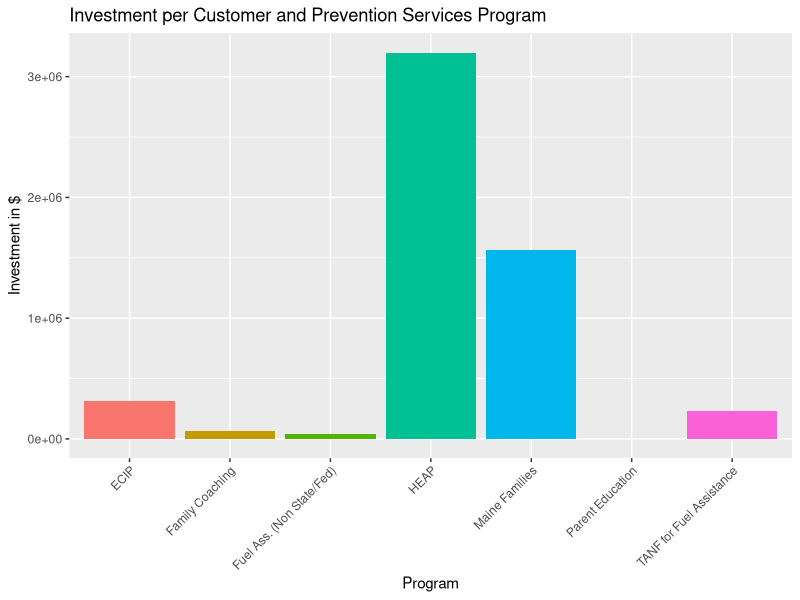
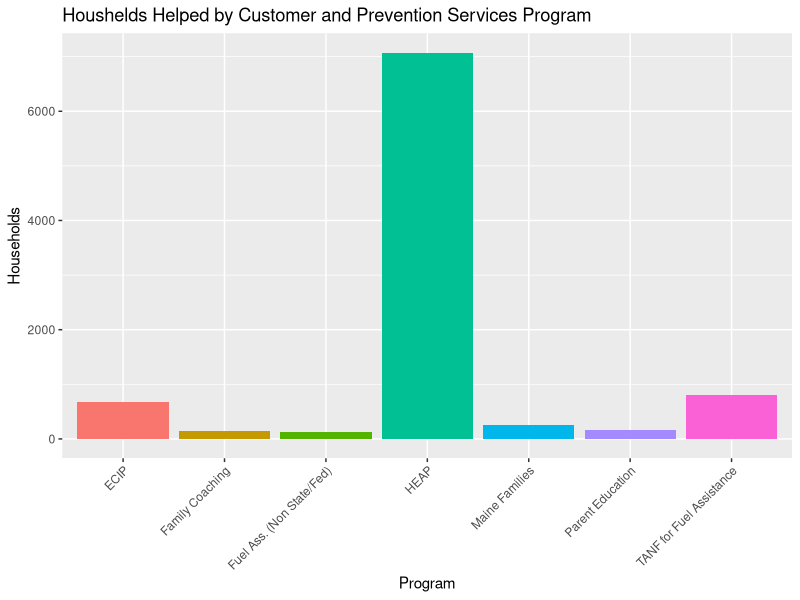
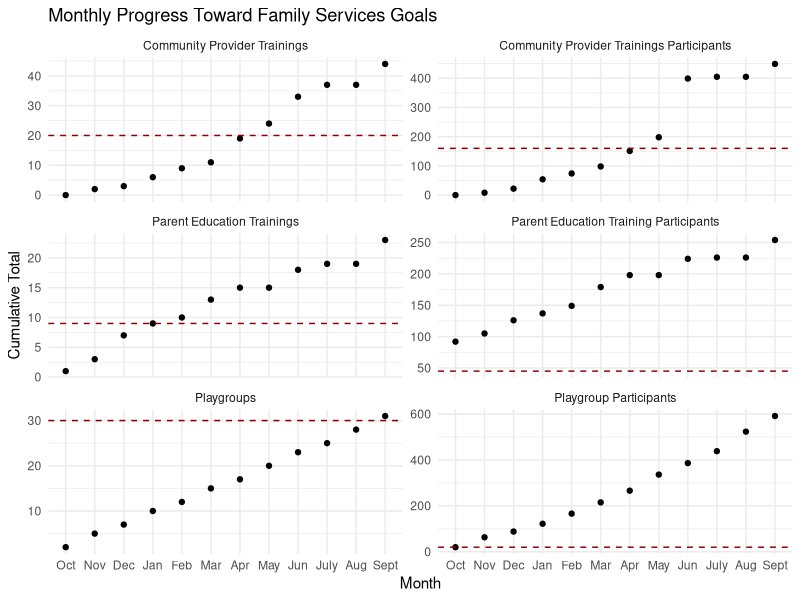

R code for these plots, in order:
## ---- chunk 1
library(tidyverse)
library(broom)
library(readxl)
library(dplyr)
library(tidyr)
## ---- chunk 2
sept_kpis <- read_excel("../data/FY24 Sept KPIs - Total Agency.xlsx")
town_campaign <- read_excel("../data/FY24 Town Campaign Data.xlsx", sheet = 1, col_names = FALSE)
## ---- chunk 3
glimpse(sept_kpis)
glimpse(town_campaign)

## ---- chunk 4
#Department Column for kpis
sept_kpis <- sept_kpis |>
  rename("Department" = "Children's Services") 

sept_kpis[1, "Department"] <- "Children's Services"

sept_kpis <- sept_kpis |>
  fill(Department, .direction = "down")

#Program Column for kpis
sept_kpis <- sept_kpis |>
  rename("Program" = "...2") 

sept_kpis[1, "Program"] <- "Children's Services"
sept_kpis[24, "Program"] <- "Housing Services"
sept_kpis[82, "Program"] <- "Development"
sept_kpis[90, "Program"] <- "CCFC"
sept_kpis[103, "Program"] <- "Asset Management"
sept_kpis[107, "Program"] <- "Property Management"
sept_kpis[110, "Program"] <- "Finance"
sept_kpis[140, "Program"] <- "Human Resources"
sept_kpis[142, "Program"] <- "Open Positions"
sept_kpis[157, "Program"] <- "Time to Hire"
sept_kpis[172, "Program"] <- "Head Count"
sept_kpis[187, "Program"] <- "Turnover Rate"

sept_kpis <- sept_kpis |>
  fill(Program, .direction = "down")

sept_kpis <- sept_kpis[, -c(18, 19)]

## ---- chunk 5
town_campaign_cps <- town_campaign |>
  select(...1,...2,...3,...4,...5,...6,...7,...8,...9,...24,...25,...26,...27,...28, ...29)

town_campaign_cps <- town_campaign_cps |>
  rename(town = ...1, tanf_fuelass_households = ...2, tanf_fuelass_investment = ...3, fuelass_households = ...4, fuelass_investment = ...5, heap_households = ...6, heap_investment = ...7, ecip_households = ...8, ecip_investment = ...9,  family_coaching_households = ...24, family_coaching_investment = ...25, maine_families_households = ...26, maine_families_investment = ...27, parent_education_households = ...28, parent_education_investment = ...29 )

town_campaign_cps <- town_campaign_cps[-c(1, 2, 3, 4, 5, 6, 7, 8, 9), ]

town_campaign_cps <- town_campaign_cps[!apply(town_campaign_cps[, -1], 1, function(x) all(is.na(x))), ]
town_campaign_cps[, -1] <- lapply(town_campaign_cps[, -1], as.numeric)
town_campaign_cps[is.na(town_campaign_cps)] <- 0

totals <- colSums(town_campaign_cps[, -1])
town_campaign_cps <- bind_rows(town_campaign_cps, totals)


summary_data <- town_campaign_cps[-seq(1, 193), ]

summary_data <- summary_data|>
  pivot_longer(cols = -town,
               values_to = "value")

summary_data <- summary_data|>
  mutate(data_type = rep(c("households", "investment"), 
                         times = ncol(df) / 2, length.out = nrow(summary_data)),
         program = rep(c("tanf_fuelass", "fuelass", "heap", "ecip", 
                         "family_coaching", "maine_families", "parent_education"), 
                      each = 2, length.out = nrow(summary_data)))

summary_data_long <- summary_data[,-c(1, 2) ]

summary_data_wide <- summary_data_long |>
  pivot_wider(names_from = data_type, values_from = value)
  
## ---- chunk 6
ggplot(summary_data_wide, aes(x = program, y = investment, fill = program)) +
  geom_bar(stat="identity", show.legend = FALSE) +
  scale_x_discrete(labels = c("ecip" = "ECIP", 
                              "family_coaching" = "Family Coaching", 
                              "fuelass" = "Fuel Ass. (Non State/Fed)",
                              "heap" = "HEAP",
                              "maine_families" = "Maine Families",
                              "parent_education" = "Parent Education",
                              "tanf_fuelass" = "TANF for Fuel Assistance")) +
  labs(title="Investment per Customer and Prevention Services Program",
       x="Program", y="Investment in $") +
  theme(axis.text.x = element_text(angle=45, hjust=1))

ggplot(summary_data_wide, aes(x = program, y = households, fill = program)) +
  geom_bar(stat="identity", show.legend = FALSE) +
  scale_x_discrete(labels = c("ecip" = "ECIP", 
                              "family_coaching" = "Family Coaching", 
                              "fuelass" = "Fuel Ass. (Non State/Fed)",
                              "heap" = "HEAP",
                              "maine_families" = "Maine Families",
                              "parent_education" = "Parent Education",
                              "tanf_fuelass" = "TANF for Fuel Assistance")) +
  labs(title="Houshelds Helped by Customer and Prevention Services Program",
       x="Program", y="Households") +
  theme(axis.text.x = element_text(angle=45, hjust=1))


## ---- chunk 7
sept_kpis_cleaned <- sept_kpis[!is.na(sept_kpis$`% of Goal`), ]
sept_kpis_cleaned <- sept_kpis_cleaned |>
  filter(Department == "Customer & Prevention Services")
sept_kpis_cleaned$YTD <- as.numeric(sept_kpis_cleaned$YTD)
sept_kpis_cleaned <- sept_kpis_cleaned[-c(1,2,3,4,11), ]

sept_kpis_cleaned <- sept_kpis_cleaned |>
  mutate(Assumptions = ifelse(Assumptions == "9500 Applications processed LIHEAP", "LIHEAP Applications Processed", Assumptions)) |>
  mutate(Assumptions = ifelse(Assumptions == "Maine Families - MEICHV  & Families First                              2800 home visits completed per year", "MEICHV & Families First Home Visits", Assumptions)) |>
  mutate(Assumptions = ifelse(Assumptions == "230 families enrolled", "MEICHV & Families First Families Enrolled", Assumptions)) |>
  mutate(Assumptions = ifelse(Assumptions == "CAN Council (CB&E)   -                                                                                               4 community events", "CAN Council Events", Assumptions)) |>
  mutate(Assumptions = ifelse(Assumptions == "30 playgroups", "Playgroups", Assumptions)) |>
  mutate(Assumptions = ifelse(Assumptions == "Playgroup 20 participants", "Playgroup Participants", Assumptions)) |>
  mutate(Assumptions = ifelse(Assumptions == "9 parent education trainings", "Parent Education Trainings", Assumptions)) |>
  mutate(Assumptions = ifelse(Assumptions == "Parent Education Trainings 45 participants", "Parent Education Training Participants", Assumptions)) |>
  mutate(Assumptions = ifelse(Assumptions == "20 community provider trainings", "Community Provider Trainings", Assumptions)) |>
  mutate(Assumptions = ifelse(Assumptions == "Community Provider Trainings 160 participants", "Community Provider Trainings Participants", Assumptions)) |>
  mutate(Assumptions = ifelse(Assumptions == "# Incoming website inquiries to receptions", "Incoming Website Inquiries to Reception", Assumptions)) 
  

kpis_long <- sept_kpis_cleaned %>%
    pivot_longer(
    cols = Oct:Sept,                 
    names_to = "Month",
    values_to = "Monthly_Total"
  ) %>%
  mutate(
    Month = factor(Month, levels = c("Oct", "Nov", "Dec", "Jan", "Feb", "Mar",
                                     "Apr", "May", "Jun", "July", "Aug", "Sept"))
  )

kpis_long <- kpis_long %>%
  group_by(Assumptions) %>%
  arrange(Month) %>%
  mutate(Cumulative = cumsum(Monthly_Total))


kpis_long <- kpis_long %>%
  left_join(
    sept_kpis_cleaned %>%
      mutate(
        Assumptions = Assumptions,
        Goal = YTD / `% of Goal`
      ) %>%
      select(Assumptions, Goal),
    by = "Assumptions"
  )

kpis_long$Assumptions <- factor(
  kpis_long$Assumptions,
  levels = c(
    "Community Provider Trainings",
    "Community Provider Trainings Participants",
    "Parent Education Trainings",
    "Parent Education Training Participants",
    "Playgroups",
    "Playgroup Participants"
  )
)

ggplot(kpis_long, aes(x = Month, y = Cumulative)) +
  geom_line(color = "steelblue", size = 1) +
  geom_point(size = 1.5) +
  geom_hline(aes(yintercept = Goal), linetype = "dashed", color = "darkred") +
  facet_wrap(~ Assumptions, scales = "free_y", nrow = 3) +
  labs(
    title = "Monthly Progress Toward Family Services Goals",
    x = "Month",
    y = "Cumulative Total"
  ) +
  theme_minimal()
